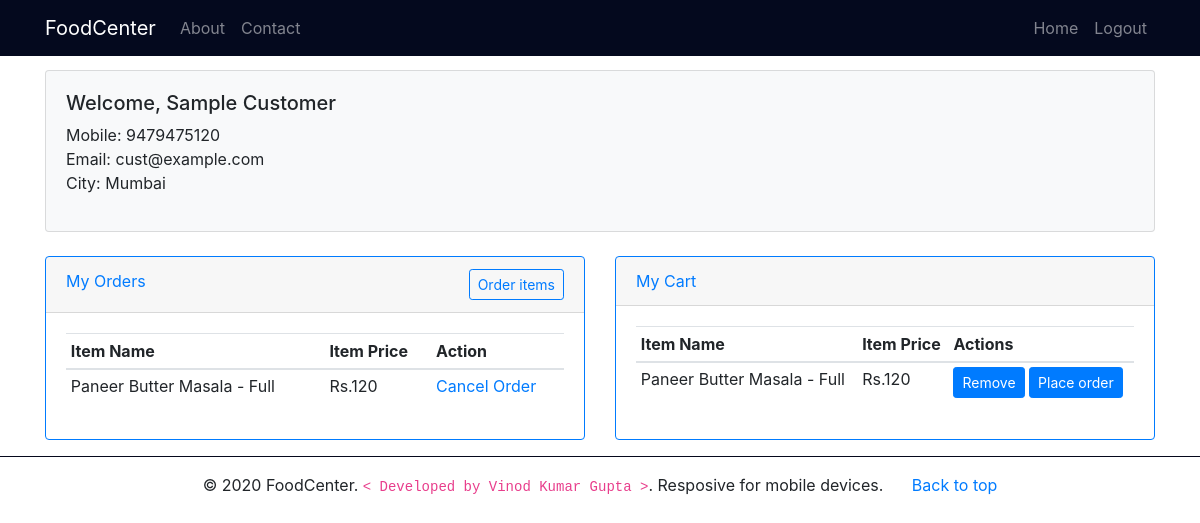
The page /customer_home.php (signed in) on the database its author committed.
### tables this page shows
CREATE TABLE `customers` (
  `cust_id` int(11) NOT NULL,
  `cust_email` varchar(60) NOT NULL,
  `cust_name` varchar(60) NOT NULL,
  `cust_mobile` varchar(15) NOT NULL,
  `cust_city` varchar(50) NOT NULL,
  `cust_password_hash` varchar(50) NOT NULL
);

CREATE TABLE `orders` (
  `order_id` int(11) NOT NULL,
  `ordered_by` int(11) NOT NULL,
  `ordered_from` int(11) NOT NULL,
  `item_id` int(11) NOT NULL,
  `quantity` int(11) NOT NULL
);

CREATE TABLE `menu_items` (
  `item_id` int(11) NOT NULL,
  `rest_id` int(11) NOT NULL,
  `item_name` varchar(30) NOT NULL,
  `item_price` float NOT NULL
);

CREATE TABLE `cart` (
  `id` int(11) NOT NULL,
  `item_id` int(11) NOT NULL,
  `ordered_by` int(11) NOT NULL,
  `ordered_from` int(11) NOT NULL,
  `quantity` int(11) NOT NULL
);

### customer_home.php (the view, shortened to what this page needs)
<?php
include_once('includes/db_con.php');
$stmt = $con->prepare("Select * from customers where cust_email = ?");
$stmt->bind_param("s",$_SESSION['cust_email']);
if($stmt->execute()){
    $result = $stmt->get_result();
    $row = $result->fetch_assoc();
    $cust_id = $row['cust_id'];
} else {
    die("Unknown Error!");
}
?>
<!DOCTYPE html>
<html>
<head>
    <link rel="stylesheet" href="css/bootstrap.min.css">
    <link rel="stylesheet" href="css/font-awesome.min.css">
    <link rel="stylesheet" href="css/custom.css">
</head>
<body>
    <?php include('includes/header.php'); ?>
    <section class="container">
        <div class="card bg-light">
            <div class="card-body">
                <h5>Welcome, <?php echo $_SESSION['cust_name']; ?></h5>
                <p>
                    Mobile: <?php echo $row['cust_mobile']; ?><br>
                    Email: <?php echo $_SESSION['cust_email']; ?><br>
                    City: <?php echo $row['cust_city']; ?><br>
                </p>
            </div>
        </div>
        <br>
        <div class="row">
            <div class="col-md-6">
                <div class="card border-primary">
                    <div class="card-header text-primary">
                        My Orders
                        <a class="btn btn-sm btn-outline-primary float-right" href="products.php">Order items</a>
                    </div>
                    <div class="card-body">
                        <?php
                        $stmt2 = $con->prepare("Select * from orders o,menu_items m where o.ordered_by = ? && m.item_id = o.item_id");
                        $stmt2->bind_param("i",$cust_id);
                        if($stmt2->execute()){
                            $result2 = $stmt2->get_result();
                            if($result2->num_rows == 0){
                                echo '<p>No orders.</p>';
                            } else { ?>
                        <table class="table table-sm">
                            <thead>
                                <tr>
                                    <th>Item Name</th>
                                    <th>Item Price</th>
                                    <th>Action</th>
                                </tr>
                            </thead>
                            <tbody>
                                <?php while($row2 = $result2->fetch_assoc()){ ?>
                                <tr>
                                    <td><?php echo $row2['item_name']; ?></td>
                                    <td><?php echo "Rs.".$row2['item_price']; ?></td>
                                    <td><?php echo '<a href="cancel_order.php?id='.$row2['order_id'].'" title="Delete this Item">Cancel Order</a>'; ?>
                                    </td>
                                </tr>
                                <?php }
                        }} else {
                            echo '<script>alert("Cannot add item!");</script>';
                        }
                        ?>
                            </tbody>
                        </table>
                    </div>
                </div>
            </div>
            <div class="col-md-6">
                <div class="card border-primary">
                    <div class="card-header text-primary">My Cart</div>
                    <div class="card-body">
                        <?php
                        $stmt3 = $con->prepare("Select * from cart c,menu_items m where c.ordered_by = ? && m.item_id = c.item_id");
                        $stmt3->bind_param("i",$cust_id);
                        if($stmt3->execute()){
                            $result3 = $stmt3->get_result();
                            if($result3->num_rows == 0){
                                echo "<p>No items in your cart.</p>";
                            } else {
                            ?>
                        <table class="table table-sm">
                            <thead>
                                <tr>
                                    <th>Item Name</th>
                                    <th>Item Price</th>
                                    <th>Actions</th>
                                </tr>
                            </thead>
                            <tbody>
                                <?php
                            while($row3 = $result3->fetch_assoc()){ ?>
                                <tr>
                                    <td><?php echo $row3['item_name']; ?></td>
                                    <td><?php echo "Rs.".$row3['item_price']; ?></td>
                                    <td>
                                        <?php echo '<a class="btn btn-sm btn-primary" href="delete_from_cart.php?id='.$row3['id'].'" title="Remove from cart">Remove</a>'; ?>
                                        <?php echo '<a class="btn btn-sm btn-primary" href="place_order.php?id='.$row3['id'].'" title="Place order">Place order</a>'; ?>
                                    </td>
                                </tr>
                                <?php }
                        } } else {
                            echo '<script>alert("Cannot add item!");</script>';
                        }
                        ?>
                            </tbody>
                        </table>
                    </div>
                </div>
            </div>
        </div>
    </section>
    <?php include('includes/footer.php'); ?>
</body>
</html>

### css/custom.css (style rules this page uses)
:root { --danger: #dc3545; }
body { margin-top: 70px; }

### rows shown on the page
customers: cust_mobile "9479475120", cust_city "Mumbai"
orders: item.item_name "Paneer Butter Masala - Full", item.item_price "120"
cart: item.item_name "Paneer Butter Masala - Full", item.item_price "120"

### other values the page prints
$_SESSION['cust_name'] "Sample Customer"
$_SESSION['cust_email'] "cust@example.com"
